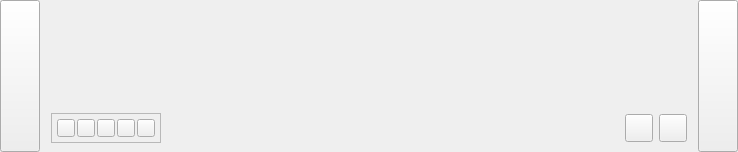
<?xml version="1.0" encoding="UTF-8"?>
<ui version="4.0">
 <class>Form</class>
 <widget class="QWidget" name="Form">
  <property name="geometry">
   <rect>
    <x>0</x>
    <y>0</y>
    <width>738</width>
    <height>152</height>
   </rect>
  </property>
  <property name="windowTitle">
   <string>Form</string>
  </property>
  <layout class="QHBoxLayout" name="horizontalLayout_2">
   <property name="leftMargin">
    <number>0</number>
   </property>
   <property name="topMargin">
    <number>0</number>
   </property>
   <property name="rightMargin">
    <number>0</number>
   </property>
   <property name="bottomMargin">
    <number>0</number>
   </property>
   <item>
    <widget class="QFrame" name="jokes_widget_horizontalFrame">
     <layout class="QHBoxLayout" name="horizontalLayout">
      <property name="spacing">
       <number>2</number>
      </property>
      <property name="leftMargin">
       <number>0</number>
      </property>
      <property name="topMargin">
       <number>0</number>
      </property>
      <property name="rightMargin">
       <number>0</number>
      </property>
      <property name="bottomMargin">
       <number>0</number>
      </property>
      <item>
       <widget class="QPushButton" name="previous_joke_pushButton">
        <property name="sizePolicy">
         <sizepolicy hsizetype="Fixed" vsizetype="Expanding">
          <horstretch>0</horstretch>
          <verstretch>0</verstretch>
         </sizepolicy>
        </property>
        <property name="maximumSize">
         <size>
          <width>50</width>
          <height>16777215</height>
         </size>
        </property>
        <property name="text">
         <string/>
        </property>
       </widget>
      </item>
      <item>
       <widget class="QFrame" name="jokes_main_verticalFrame">
        <property name="sizePolicy">
         <sizepolicy hsizetype="Expanding" vsizetype="Preferred">
          <horstretch>0</horstretch>
          <verstretch>0</verstretch>
         </sizepolicy>
        </property>
        <property name="styleSheet">
         <string notr="true"/>
        </property>
        <layout class="QVBoxLayout" name="main_verticalLayout">
         <item>
          <layout class="QHBoxLayout" name="jokes_layout">
           <item>
            <spacer name="horizontalSpacer_2">
             <property name="orientation">
              <enum>Qt::Horizontal</enum>
             </property>
             <property name="sizeHint" stdset="0">
              <size>
               <width>40</width>
               <height>20</height>
              </size>
             </property>
            </spacer>
           </item>
           <item>
            <layout class="QVBoxLayout" name="verticalLayout_2">
             <item>
              <widget class="QLabel" name="high_quote_label">
               <property name="minimumSize">
                <size>
                 <width>40</width>
                 <height>40</height>
                </size>
               </property>
               <property name="maximumSize">
                <size>
                 <width>40</width>
                 <height>40</height>
                </size>
               </property>
               <property name="text">
                <string/>
               </property>
               <property name="alignment">
                <set>Qt::AlignCenter</set>
               </property>
              </widget>
             </item>
             <item>
              <spacer name="verticalSpacer">
               <property name="orientation">
                <enum>Qt::Vertical</enum>
               </property>
               <property name="sizeHint" stdset="0">
                <size>
                 <width>20</width>
                 <height>40</height>
                </size>
               </property>
              </spacer>
             </item>
            </layout>
           </item>
           <item>
            <layout class="QVBoxLayout" name="verticalLayout_4">
             <item>
              <spacer name="verticalSpacer_3">
               <property name="orientation">
                <enum>Qt::Vertical</enum>
               </property>
               <property name="sizeHint" stdset="0">
                <size>
                 <width>20</width>
                 <height>40</height>
                </size>
               </property>
              </spacer>
             </item>
             <item>
              <widget class="QLabel" name="joke_label">
               <property name="text">
                <string/>
               </property>
               <property name="alignment">
                <set>Qt::AlignCenter</set>
               </property>
               <property name="wordWrap">
                <bool>true</bool>
               </property>
              </widget>
             </item>
             <item>
              <spacer name="verticalSpacer_4">
               <property name="orientation">
                <enum>Qt::Vertical</enum>
               </property>
               <property name="sizeHint" stdset="0">
                <size>
                 <width>20</width>
                 <height>40</height>
                </size>
               </property>
              </spacer>
             </item>
            </layout>
           </item>
           <item>
            <layout class="QVBoxLayout" name="verticalLayout_3">
             <item>
              <spacer name="verticalSpacer_2">
               <property name="orientation">
                <enum>Qt::Vertical</enum>
               </property>
               <property name="sizeHint" stdset="0">
                <size>
                 <width>20</width>
                 <height>40</height>
                </size>
               </property>
              </spacer>
             </item>
             <item>
              <widget class="QLabel" name="low_quote_label">
               <property name="minimumSize">
                <size>
                 <width>40</width>
                 <height>40</height>
                </size>
               </property>
               <property name="maximumSize">
                <size>
                 <width>40</width>
                 <height>40</height>
                </size>
               </property>
               <property name="text">
                <string/>
               </property>
               <property name="alignment">
                <set>Qt::AlignCenter</set>
               </property>
              </widget>
             </item>
            </layout>
           </item>
           <item>
            <spacer name="horizontalSpacer_3">
             <property name="orientation">
              <enum>Qt::Horizontal</enum>
             </property>
             <property name="sizeHint" stdset="0">
              <size>
               <width>40</width>
               <height>20</height>
              </size>
             </property>
            </spacer>
           </item>
          </layout>
         </item>
         <item>
          <layout class="QHBoxLayout" name="infos_layout">
           <item>
            <widget class="QFrame" name="votes_frame">
             <property name="sizePolicy">
              <sizepolicy hsizetype="Preferred" vsizetype="Minimum">
               <horstretch>0</horstretch>
               <verstretch>0</verstretch>
              </sizepolicy>
             </property>
             <property name="frameShape">
              <enum>QFrame::StyledPanel</enum>
             </property>
             <property name="frameShadow">
              <enum>QFrame::Raised</enum>
             </property>
             <layout class="QHBoxLayout" name="horizontalLayout_3">
              <property name="spacing">
               <number>2</number>
              </property>
              <property name="leftMargin">
               <number>5</number>
              </property>
              <property name="topMargin">
               <number>5</number>
              </property>
              <property name="rightMargin">
               <number>5</number>
              </property>
              <property name="bottomMargin">
               <number>5</number>
              </property>
              <item>
               <widget class="QPushButton" name="star1_pushButton">
                <property name="minimumSize">
                 <size>
                  <width>18</width>
                  <height>18</height>
                 </size>
                </property>
                <property name="maximumSize">
                 <size>
                  <width>18</width>
                  <height>18</height>
                 </size>
                </property>
                <property name="text">
                 <string/>
                </property>
               </widget>
              </item>
              <item>
               <widget class="QPushButton" name="star2_pushButton">
                <property name="minimumSize">
                 <size>
                  <width>18</width>
                  <height>18</height>
                 </size>
                </property>
                <property name="maximumSize">
                 <size>
                  <width>18</width>
                  <height>18</height>
                 </size>
                </property>
                <property name="text">
                 <string/>
                </property>
               </widget>
              </item>
              <item>
               <widget class="QPushButton" name="star3_pushButton">
                <property name="minimumSize">
                 <size>
                  <width>18</width>
                  <height>18</height>
                 </size>
                </property>
                <property name="maximumSize">
                 <size>
                  <width>18</width>
                  <height>18</height>
                 </size>
                </property>
                <property name="text">
                 <string/>
                </property>
               </widget>
              </item>
              <item>
               <widget class="QPushButton" name="star4_pushButton">
                <property name="minimumSize">
                 <size>
                  <width>18</width>
                  <height>18</height>
                 </size>
                </property>
                <property name="maximumSize">
                 <size>
                  <width>18</width>
                  <height>18</height>
                 </size>
                </property>
                <property name="text">
                 <string/>
                </property>
               </widget>
              </item>
              <item>
               <widget class="QPushButton" name="star5_pushButton">
                <property name="minimumSize">
                 <size>
                  <width>18</width>
                  <height>18</height>
                 </size>
                </property>
                <property name="maximumSize">
                 <size>
                  <width>18</width>
                  <height>18</height>
                 </size>
                </property>
                <property name="text">
                 <string/>
                </property>
               </widget>
              </item>
             </layout>
            </widget>
           </item>
           <item>
            <layout class="QVBoxLayout" name="verticalLayout">
             <item>
              <widget class="QLabel" name="float_note_label">
               <property name="sizePolicy">
                <sizepolicy hsizetype="Fixed" vsizetype="Preferred">
                 <horstretch>0</horstretch>
                 <verstretch>0</verstretch>
                </sizepolicy>
               </property>
               <property name="minimumSize">
                <size>
                 <width>10</width>
                 <height>0</height>
                </size>
               </property>
               <property name="text">
                <string/>
               </property>
              </widget>
             </item>
            </layout>
           </item>
           <item>
            <spacer name="horizontalSpacer">
             <property name="orientation">
              <enum>Qt::Horizontal</enum>
             </property>
             <property name="sizeHint" stdset="0">
              <size>
               <width>40</width>
               <height>20</height>
              </size>
             </property>
            </spacer>
           </item>
           <item>
            <widget class="QPushButton" name="user_jokes_pushButton">
             <property name="minimumSize">
              <size>
               <width>28</width>
               <height>28</height>
              </size>
             </property>
             <property name="maximumSize">
              <size>
               <width>28</width>
               <height>28</height>
              </size>
             </property>
             <property name="text">
              <string/>
             </property>
            </widget>
           </item>
           <item>
            <widget class="QPushButton" name="add_joke_pushButton">
             <property name="minimumSize">
              <size>
               <width>28</width>
               <height>28</height>
              </size>
             </property>
             <property name="maximumSize">
              <size>
               <width>28</width>
               <height>28</height>
              </size>
             </property>
             <property name="text">
              <string/>
             </property>
            </widget>
           </item>
          </layout>
         </item>
        </layout>
       </widget>
      </item>
      <item>
       <widget class="QPushButton" name="next_joke_pushButton">
        <property name="sizePolicy">
         <sizepolicy hsizetype="Fixed" vsizetype="Expanding">
          <horstretch>0</horstretch>
          <verstretch>0</verstretch>
         </sizepolicy>
        </property>
        <property name="maximumSize">
         <size>
          <width>50</width>
          <height>16777215</height>
         </size>
        </property>
        <property name="text">
         <string/>
        </property>
       </widget>
      </item>
     </layout>
    </widget>
   </item>
  </layout>
 </widget>
 <resources/>
 <connections/>
</ui>
